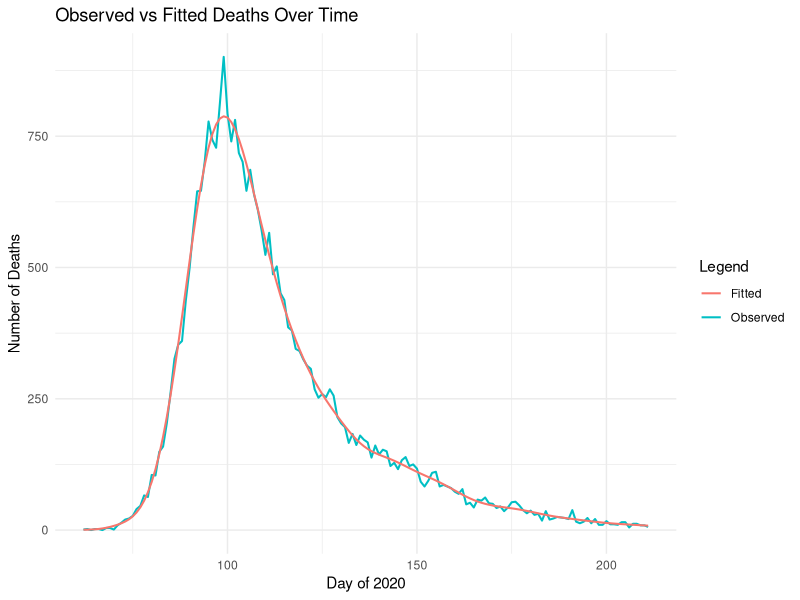

This chart was generated by the following R code: (Note: a time limit stopped this script after it produced the figure.)

# 1.

library(splines)
library(ggplot2)

# setwd("C:/Users/Max McCourt/OneDrive/Documents/Master's Year/Semester 1/ESP/Group Works/GW3") ## comment out of submitted
data <- read.table("engcov.txt")



evaluate_x_xtilde_s <- function(data, k = 80, edur = 3.151, sdur = 0.469) {
  
  # create S
  S <- crossprod(diff(diag(k), diff=2))
  
  # create knots
  lower_bound <- min(data$julian) - 30
  upper_bound <- max(data$julian)
  f_seq <- seq(lower_bound, upper_bound, by=1)
  
  # sequence of k + 4 evenly spaced knots, where the middle k - 2 knots cover lower_bound to upper_bound
  middle_seq_length <- k-2
  middle_seq <- seq(lower_bound, upper_bound, length.out = middle_seq_length)
  
  # Compute step size for handling remaining knots
  step <- middle_seq[2] - middle_seq[1]
  
  # our k+4 evenly spaced knots, where 
  knots <- c(
    seq(to = min(middle_seq) - step, by = step, length.out = 3),  # 3 knots below
    middle_seq,                                                   # middle sequence
    seq(from = max(middle_seq) + step, by = step, length.out = 3) # 3 knots above
  )
  
  # create X_tilde
  X_tilde <- splineDesign(knots, f_seq)
  
  # create probability function for days from infection to death (pd)
  d <- 1:k
  pd <- dlnorm(d, edur, sdur)
  pd <- pd / sum(pd)
  
  n <- length(data$date)
  m <- length(pd)
  r <- nrow(X_tilde)
  # Build weight matrix W such that W[i, t] = pd[30 + i - t] if in range
  W <- matrix(0, n, r)
  for (i in 1:n) {
    # create indexes of [30 + i - 1] to [30 + i - m]
    idxs <- (30 + i - (1:m))
    # subset to only valid indexes (0<=valid<=k)
    valid <- which(idxs > 0 & idxs <= r)
    # take i-th row of W at valid indexes to be pd of valid index
    W[i, idxs[valid]] <- pd[1:length(valid)]
  }
  # Matrix-multiply weight matrix W and X_tilde
  X <- W %*% X_tilde
  
  return(list(X_tilde=X_tilde,S=S,X=X))
}


part1 <- evaluate_x_xtilde_s(data)

X <- part1$X
X_tilde <- part1$X_tilde
S <- part1$S


# jackson's notes: 
#t <- data$julian
#lags <- 30:0
#sequence <- as.vector(sapply(t, function(x) x - lags)) 
#is more logical way of doing f_seq, but for this method we must remove duplicates (need all unique values t can take)

# max's notes:
# updated function so defining knots is cleaner
# used weight matrix to turn double loop into single loop for finding X (checked its the same dw)
# spelled tilde right lol

# 2.



pnll <- function(y, gamma, X, S, lambda) {
  B <- exp(gamma)
  # define penalty term
  penalty <- 1/2*lambda*t(B) %*% S %*% B
  # define mu
  mu <- X %*% B
  # define poisson log likelihood (use lfactorial to avoid numeric instability)
  ll_pois <- sum(y*log(mu) - mu - lfactorial(y))
  # define penalised negative log likelihood
  pnll <- -ll_pois + penalty
  return(pnll)
}



pnll_grad <- function(y, gamma, X, S, lambda){
  B <- exp(gamma)
  # derivative of the penalty term
  penalty_grad <- lambda*diag(B) %*% S %*% B
  # define mu
  mu <- X %*% B
  # create F Matrix
  F_value <- diag(as.vector(y/mu - 1)) %*% X %*% diag(B) ## !! F is a special character. Dont use it as a variable name
  # sum over all rows to obtain vector of partial derivatives for each gamma_i
  ll_pois_grad <- colSums(F_value)
  # define derivative of penalised negative log likelihood
  pnll_grad <- -ll_pois_grad + penalty_grad
  return(pnll_grad)
}


# example:
gamma <- rpois(80, 0.2)
lambda <- 0.5

y <- data$deaths
# testing penalised neg. log likelihood and its gradient
pnll(y, gamma, X, S, lambda)
pnll_grad(y, gamma, X, S, lambda)



# Check finite difference

finite_diff <- function(f, gamma, eps = 1e-6) {
  # adds small perturbation to each parameter of vector gamma, and stores the 
  # difference between f(gamma+eps_i) and f(gamma) over the perturbation size,
  # as in first principles of differentiation. The function returns all gradient
  # approximation changes of all parameters of gamma.
  
  # initialise empty numeric vector to store approximated gradient values
  k <- length(gamma)
  grad_approx <- numeric(k)
  
  # for each gamma
  for (i in 1:k) {
    # take copy of gamma vector
    gamma_eps <- gamma
    # add small perturbation epsilon to the i-th parameter of gamma vector
    gamma_eps[i] <- gamma_eps[i] + eps
    # approximate derivative for i-th parameter of gamma using first principles
    grad_approx[i] <- (f(gamma_eps) - f(gamma)) / eps
  }
  
  # return gradient approximations of all dimensions of gamma
  return(grad_approx)
}



# wraps function so we can use it in our finite_diff function
pnll_wrapper <- function(gamma_vec) {
  pnll(y, gamma_vec, X, S, lambda)
}

# initialise gamma of all 0 entries
gamma0 <- rep(0, ncol(X)) 

# finds the gradient approximations of gamma0 (for all dimensions) in pnll function
grad_numeric <- finite_diff(pnll_wrapper, gamma0)
# finds the gradient of pnll using pnll_grad function
grad_analytic <- pnll_grad(y, gamma0, X, S, lambda)

# takes max difference in dimensions of pnll between gradient approximations
# and pnll_grad function
max_diff <- max(abs(grad_numeric - grad_analytic))
print(max_diff)


# Max's notes: 3 functions covered. 
# - pnll(data, gamma, X, S, lambda) finds PNLL (penalised neg. log likelihood) 
# - pnll_grad(data, gamma, X, S, lambda) finds gradient of PNLL 
# - finite_diff creates a function to approximate gradients of a given function
#     (in our case pnll) by introducing small perturbations of gamma in each
#     dimension.
# SUCCESS! The max_diff < 0.001, seems to approximate gradient well.



# Jackson's approach to finite differencing (more accurately follows notes)

gamma <- rpois(80, 0.2)
lambda <- 0.5
y <- data$deaths
th0 <- gamma  # test paramater vector
fd <- numeric(length(th0)) # approx grad vec
nll0 <- pnll(y = y, gamma = th0, X = X, S = S, lambda = lambda) # pnll at th0
eps <- 1e-7 ## finite difference interval
for (i in 1:length(th0)) { # loop over parameters
  th1 <- th0
  th1[i] <- th1[i] + eps
  nll1 <- pnll(y = y, gamma = th1, X = X, S = S, lambda = lambda)
  fd[i] <- (nll1 - nll0) / eps
}

grad_test <- pnll_grad(y = y, gamma = th0, X = X, S = S, lambda = lambda)
cbind(fd, grad_test) # compare to check pnll_grad is code correctly

max(abs(grad_test-fd)) # find max difference - very small difference, so the code looks good!



# 3.


# fit the model using BFGS
fit <- optim(par = gamma,
             fn = pnll,
             gr = pnll_grad,
             y = y, X = X, S = S, 
             lambda = (5*10^-5), 
             method = "BFGS")

# compute fitted deaths
gamma_hat <- fit$par
# compute B = exp(gamma_hat)
B_hat <- exp(gamma_hat)
# compute fitted deaths (Poisson means)
fitted_deaths <- as.vector(X %*% B_hat)
true_deaths <- data$deaths
day_of_2020 <- data$julian

# combine into data frame
plot_df <- data.frame(
  day = day_of_2020,
  true_deaths = true_deaths,
  fitted_deaths = fitted_deaths)

ggplot(plot_df, aes(x = day)) +
  geom_line(aes(y = true_deaths, color = "Observed"), size = .7) +
  geom_line(aes(y = fitted_deaths, color = "Fitted"), size = .7) +
  labs(x = "Day of 2020",
       y = "Number of Deaths",
       title = "Observed vs Fitted Deaths Over Time",
       color = "Legend") +
  theme_minimal()


# 4.


# function to define log likelihood (based on pnll function in Q2)
loglik <- function(y, beta_hat, X, S, lambda) {
  # define penalty term
  penalty <- 1/2*lambda*t(beta_hat) %*% S %*% beta_hat
  # define mu
  mu <- X %*% beta_hat
  # define poisson log likelihood (use lfactorial to avoid numeric instability)
  ll_pois <- sum(y*log(mu) - mu - lfactorial(y))
  return(ll_pois)
}



log_lambda_seq <- seq(-13,-7,length=50)
lambda_seq <- 10^(log_lambda_seq)


BIC <- rep(NA, length(lambda_seq))

# iterate through lambda sequence
for (i in 1:length(lambda_seq)){
  
  # take lambda for this iteration
  lambda <- lambda_seq[i]
  
  # define optim fit
  fit <- optim(
    par = gamma,        # predicting gamma 
    fn = pnll,          # using pnll as function
    gr = pnll_grad,     # using pnll_grad as gradient of function
    method = "BFGS",
    y=y,                # inputs for pnll and pnll_grad
    X = X,              # "
    S = S,              # "
    lambda = lambda,    # "
    control = list(maxit = 1000)
  )
  # define beta_par
  beta_par <- exp(fit$par)
  # define mu_hat
  mu_hat <- X %*% beta_par
  # find W, H0 and H_lambda
  W <- diag(as.vector(y/(mu_hat^2)))
  H0 <- t(X) %*% W %*% X
  H_lambda <- H0 + lambda*S
  
  # find effective degrees of freedom of the model
  H_invH0 <- solve(H_lambda, H0) 
  EDF <- sum(diag(H_invH0))
  n <- length(y)
  
  # BIC criterion
  BIC[i] <- -2*loglik(y, beta_par, X, S, lambda) + log(n)*EDF
}

# minimised BIC criterion
BIC_min <- min(BIC)
# lambda corresponding to minimised BIC criterion
lambda_seq[which(BIC==min(BIC))]


# Max's notes: - Loop to find lambda corresponding to minimised BIC criterion
# I believe loop logic is correct and produces correct results
# However, it is inefficient. It takes ~50s to run. 
# In order to make this more efficient, we will need to find more efficient
# ways to perform matrix multiplication for finding EDF and also look back
# on loglik, pnll and pnll_grad functions and focus on optimisation.
